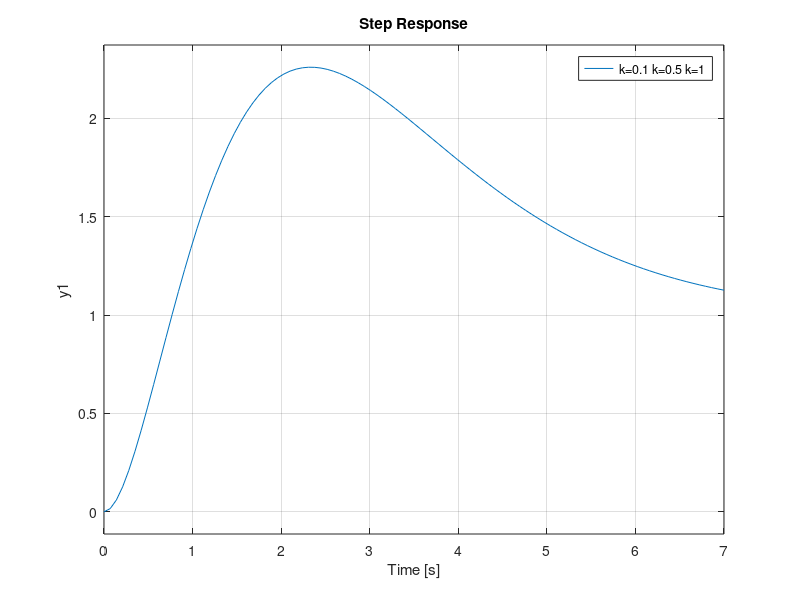
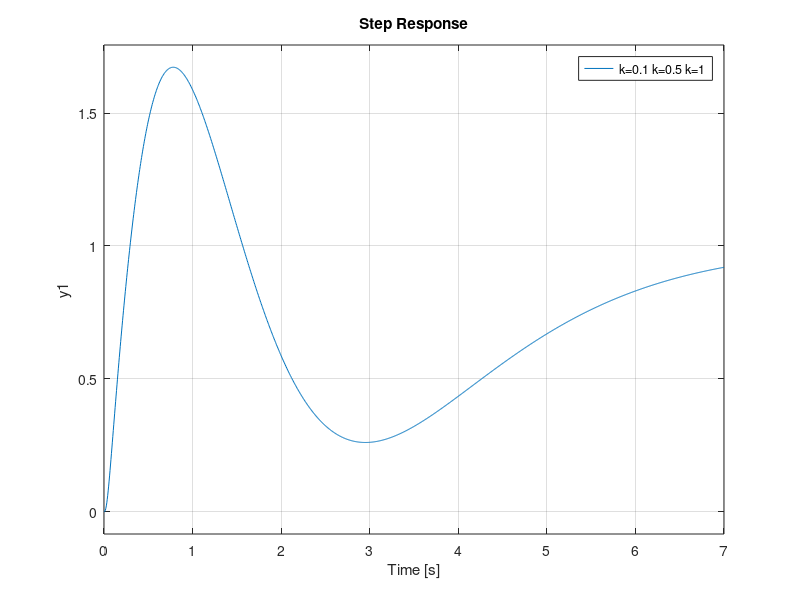

MATLAB code for these plots, in order:
close all; clear all; clc 

%Student Numbers
% 20523043 Pavel 
% 20509464 Tyler
% 20482444 Henrietta


% step 1: b,a,Kp,Kd find those, closed loop poles at -1
s = tf('s');
b = [0.1 0.5 1.0]
a = [3.1 3.5 4.0]
Kp = 1
Kd = [3.31 4.75 7]



% step 2: (Hand this in) look at step response for b = 0.1, 0.5, 1 ... overshoot should be
% greater
figure(1)
hold on
for i = 1:3
    P = 1 / (s*(s-b(i)));
    C = (Kd(i)*s + Kp) / (s+a(i));
    
    sys= feedback(P*C,1);
    step(sys);
    
end
legendCell = cellstr(num2str(b, 'k=%d '));
legend(legendCell);

% step 3: (for fun) Youla parameterazation and look at the step

% Youla Parametarization
%find controller C(s) that stabilizes it
% plot step response for 10 seconds

%step 1 - get A,B,C,D for the plant
[A, B, C, D] = ssdata(P);

%step 2 - obbtain k - controllability?
p = [-1 -2]
k = place (A, B, p);

%check stability
eig_vals = eig(A-B*k)

%step 3 - obtain f - observerservability?
p2 = [-50,-60];
f = place(A', C', p2)
f = f'

% check if stable 
eig_vals2 = eig(A-f*C)

%step 4 - get the xp, yp, dp, np 
[xp_n xp_d] = ss2tf(A-f*C, -f, -k, 0);
[np_n np_d] = ss2tf(A-B*k, B, C-D*k, D);
[yp_n yp_d] = ss2tf(A-f*C, -B+f*D, -k, 1);
[dp_n dp_d] = ss2tf(A-B*k, B, -k, 1);

xp = tf(xp_n, xp_d);
np = tf(np_n, np_d);
yp = tf(yp_n, yp_d);
dp = tf(dp_n, dp_d);

% r = 100 / (s+100)
r = 1 / (s+1)
r = 10000 / ((s+200)*(s+10))
r = 10

% feedback system
Tfinal = 10;
figure(2)
hold on
for i = 1:3
    P = 1 / (s*(s-b(i)));
    C = (xp + r*dp) / (yp - r*np);
    
    sys = feedback(P*C,1);
%     sys = minreal(sys)
    step(sys);
    pole(sys)


    
end
legendCell = cellstr(num2str(b, 'k=%d '));
legend(legendCell);


% sys = feedback(P*C, 1);
% step(sys, Tfinal)
